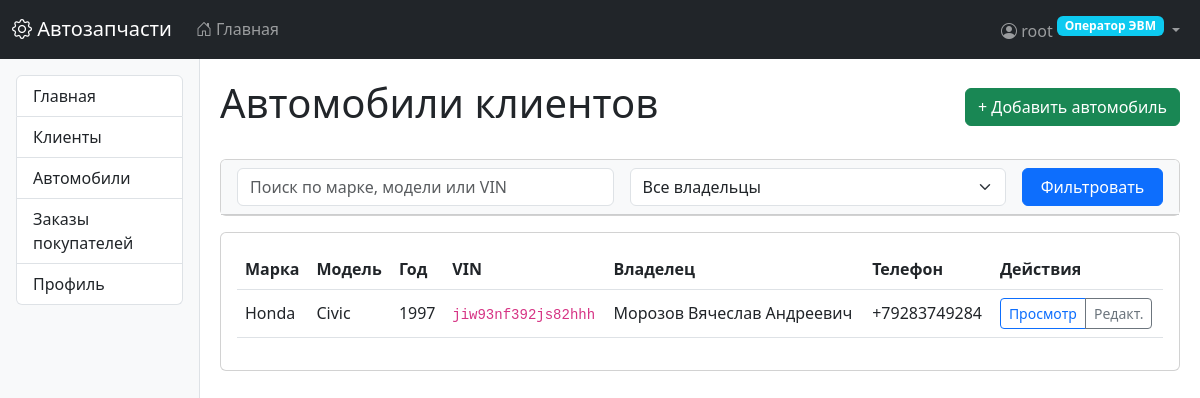
The app's page /core/cars/ (signed in) with its own data.
### users/models.py (models this page shows, shortened)
class CustomUser(AbstractUser):
    class Role(models.TextChoices):
        OPERATOR = 'operator', _('Оператор ЭВМ')
        PARTS_MANAGER = 'parts_manager', _('Менеджер по деталям')
        ORDERS_MANAGER = 'orders_manager', _('Менеджер по заказам')
        SUPPLY_MANAGER = 'supply_manager', _('Менеджер по поставкам')
        STOREKEEPER = 'storekeeper', _('Кладовщик')
        DELIVERY_MANAGER = 'delivery_manager', _('Начальник службы доставки')
        DRIVER = 'driver', _('Водитель службы доставки')
    role = models.CharField(
        max_length=20,
        choices=Role.choices,
        default=Role.OPERATOR,
        verbose_name=_('Роль')
    )
    phone = models.CharField(max_length=20, blank=True, null=True, verbose_name=_('Телефон'))
    address = models.TextField(blank=True, null=True, verbose_name=_('Адрес'))
    delivery_preference = models.BooleanField(
        default=False,
        verbose_name=_('Требуется доставка')
    )
    groups = models.ManyToManyField(
        Group,
        verbose_name=_('Группы'),
        blank=True,
        related_name="custom_user_set",
        related_query_name="custom_user",
    )
    user_permissions = models.ManyToManyField(
        Permission,
        verbose_name=_('Права пользователя'),
        blank=True,
        related_name="custom_user_set",
        related_query_name="custom_user",
    )
    class Meta:
        verbose_name = _('Пользователь')
        verbose_name_plural = _('Пользователи')

### core/models.py (models this page shows, shortened)
class Car(models.Model):
    customer = models.ForeignKey(  # Добавлено поле для связи
        Customer,
        on_delete=models.CASCADE,
        related_name='cars',
        verbose_name='Владелец'
    )
    make = models.CharField('Марка', max_length=100)
    model = models.CharField('Модель', max_length=100)
    year = models.PositiveIntegerField('Год выпуска')
    vin = models.CharField('VIN', max_length=17, unique=True)

class Customer(models.Model):
    name = models.CharField('ФИО', max_length=255)
    phone = models.CharField('Телефон', max_length=20)

### core/views.py (the view)
# urls.py: path('cars/', CarListView.as_view(), name='car_list'),
class CarListView(RoleRequiredMixin, ListView):
    allowed_roles = ['operator', 'parts_manager', 'delivery_manager']
    model = Car
    template_name = 'core/car_list.html'
    context_object_name = 'cars'
    paginate_by = 20
    def get_queryset(self):
        queryset = super().get_queryset()
        search_query = self.request.GET.get('search')
        if search_query:
            queryset = queryset.filter(
                models.Q(make__icontains=search_query) |
                models.Q(model__icontains=search_query) |
                models.Q(vin__icontains=search_query)
            )
        customer_id = self.request.GET.get('customer')
        if customer_id:
            queryset = queryset.filter(customer_id=customer_id)
        return queryset.select_related('customer').order_by('make', 'model')
    def get_context_data(self, **kwargs):
        context = super().get_context_data(**kwargs)
        context['search_query'] = self.request.GET.get('search', '')
        context['customers'] = Customer.objects.all().order_by('name')
        context['selected_customer'] = self.request.GET.get('customer')
        return context

### core/mixins.py (called while the page is built)
    def test_func(self):
        if not self.request.user.is_authenticated:
            return False
        if self.request.user.is_superuser:
            return True
        if self.request.user.role in self.allowed_roles:
            return True
        raise PermissionDenied("У вас нет прав для доступа к этой странице")

### templates/core/car_list.html (shortened to what this page needs)
{% extends "base.html" %}
{% block content %}
<div class="d-flex justify-content-between align-items-center mb-4">
    <h1>Автомобили клиентов</h1>
    <a href="{% url 'car_create' %}" class="btn btn-success">
        + Добавить автомобиль
    </a>
</div>
<div class="card mb-3">
    <div class="card-header bg-light">
        <form method="get" class="row g-3">
            <div class="col-md-5">
                <input type="text" name="search" value="{{ search_query }}"
                       class="form-control" placeholder="Поиск по марке, модели или VIN">
            </div>
            <div class="col-md-5">
                <select name="customer" class="form-select">
                    <option value="">Все владельцы</option>
                </select>
            </div>
            <div class="col-md-2">
                <button type="submit" class="btn btn-primary w-100">Фильтровать</button>
            </div>
        </form>
    </div>
</div>
<div class="card">
    <div class="card-body">
        {% if cars %}
        <div class="table-responsive">
            <table class="table table-hover align-middle">
                <thead>
                    <tr>
                        <th>Марка</th>
                        <th>Модель</th>
                        <th>Год</th>
                        <th>VIN</th>
                        <th>Владелец</th>
                        <th>Телефон</th>
                        <th>Действия</th>
                    </tr>
                </thead>
                <tbody>
                    {% for car in cars %}
                    <tr>
                        <td>{{ car.make }}</td>
                        <td>{{ car.model }}</td>
                        <td>{{ car.year }}</td>
                        <td><code>{{ car.vin }}</code></td>
                        <td>{{ car.customer.name }}</td>
                        <td>{{ car.customer.phone }}</td>
                        <td>
                            <div class="btn-group btn-group-sm">
                                <a href="{% url 'car_detail' car.pk %}" class="btn btn-outline-primary">
                                    Просмотр
                                </a>
                                <a href="{% url 'car_update' car.pk %}" class="btn btn-outline-secondary">
                                    Редакт.
                                </a>
                            </div>
                        </td>
                    </tr>
                    {% endfor %}
                </tbody>
            </table>
        </div>
        {% else %}
        <div class="alert alert-info">
            Автомобили не найдены. <a href="{% url 'car_create' %}">Добавить первый автомобиль</a>
        </div>
        {% endif %}
    </div>
</div>
{% endblock %}

### templates/base.html (shortened to what this page needs)
<!DOCTYPE html>
<html lang="ru">
<head>
    <link href="https://cdn.jsdelivr.net/npm/bootstrap@5.3.0/dist/css/bootstrap.min.css" rel="stylesheet">
    <link rel="stylesheet" href="https://cdn.jsdelivr.net/npm/bootstrap-icons@1.10.0/font/bootstrap-icons.css">
</head>
<body>
    <nav class="navbar navbar-expand-lg navbar-dark bg-dark">
        <div class="container-fluid">
            <a class="navbar-brand" href="{% url 'home' %}">
                <i class="bi bi-gear"></i> Автозапчасти
            </a>
            <div class="collapse navbar-collapse" id="navbarMain">
                <ul class="navbar-nav me-auto">
                    <li class="nav-item">
                        <a class="nav-link" href="{% url 'home' %}">
                            <i class="bi bi-house-door"></i> Главная
                        </a>
                    </li>
                </ul>
                <ul class="navbar-nav ms-auto">
                    {% if user.is_authenticated %}
                    <li class="nav-item dropdown">
                        <a class="nav-link dropdown-toggle" href="#" role="button" data-bs-toggle="dropdown">
                            <i class="bi bi-person-circle"></i>
                            {{ user.get_full_name|default:user.username }}
                            <span class="badge bg-info role-badge">{{ user.get_role_display }}</span>
                        </a>
                    </li>
                    {% else %}
                    <li class="nav-item">
                        <a class="nav-link" href="{% url 'login' %}">
                            <i class="bi bi-box-arrow-in-right"></i> Войти
                        </a>
                    </li>
                    {% endif %}
                </ul>
            </div>
        </div>
    </nav>
    <div class="container-fluid">
        <div class="row">
            {% if user.is_authenticated %}
            <div class="col-md-2 sidebar p-3">
                <div class="list-group">
                    {% for item in menu_items %}
                    <a href="{{ item.url }}" class="list-group-item list-group-item-action">
                        {{ item.title }}
                    </a>
                    {% endfor %}
                </div>
            </div>
            <div class="col-md-10 main-content">
            {% else %}
            <div class="col-12 main-content">
            {% endif %}
                {% block content %}{% endblock %}
            </div>
        </div>
    </div>
</body>
</html>

### templates/base.html (style rules this page uses)
.sidebar { min-height: calc(100vh - 56px); background-color: #f8f9fa; border-right: 1px solid #dee2e6; }
.main-content { padding: 20px; }
.role-badge { font-size: 0.75rem; vertical-align: super; }

### records on screen
CustomUser: get_full_name "root", role "Оператор ЭВМ"
Car: make "Honda", model "Civic", year "1997", vin "jiw93nf392js82hhh", customer.name "Морозов Вячеслав Андреевич", customer.phone "+79283749284"

### other values on screen
{{ item.title }} "Главная" "Клиенты" "Автомобили" "Заказы покупателей" "Профиль"
